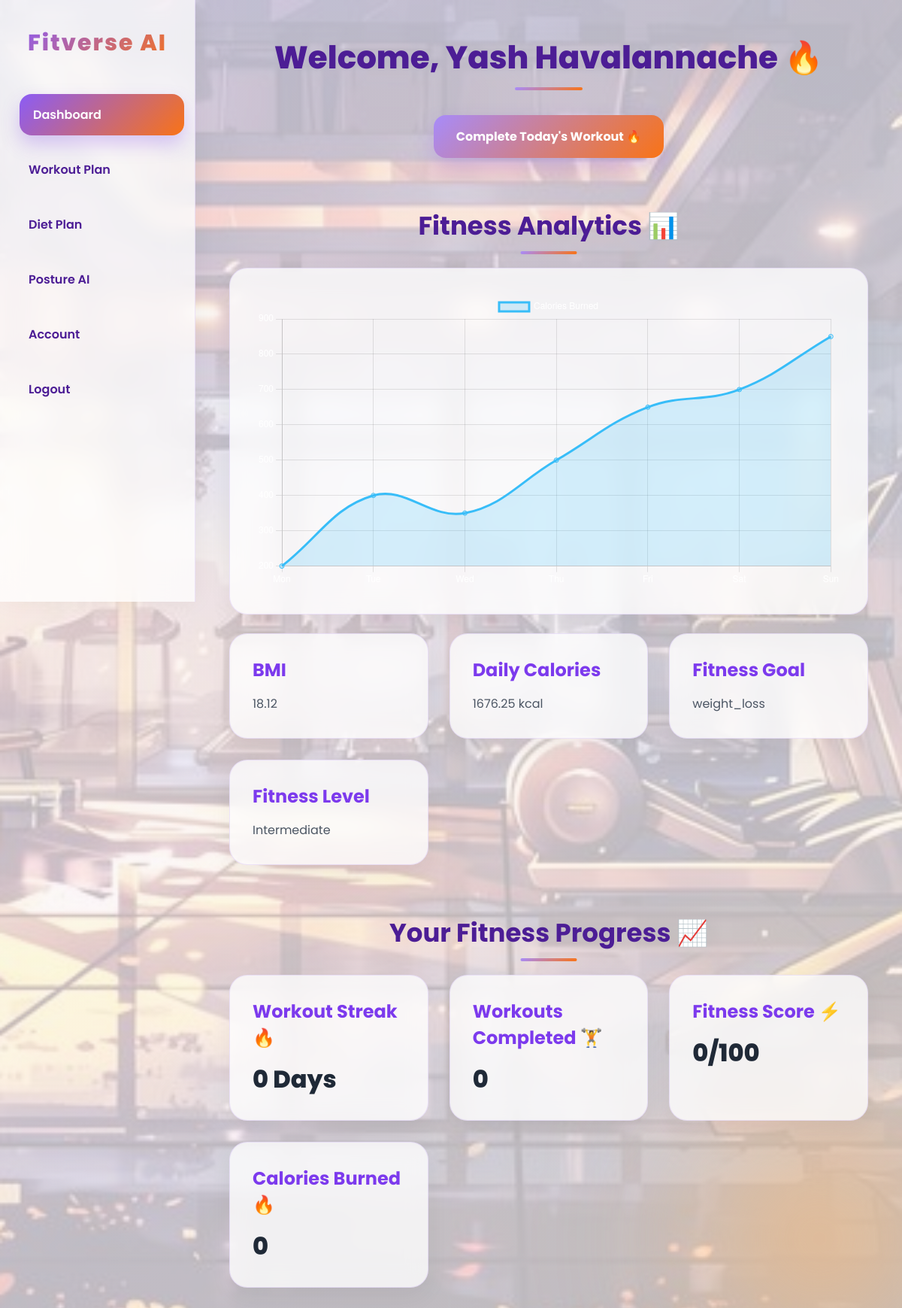
Page /dashboard (signed in) on the earlier database version.
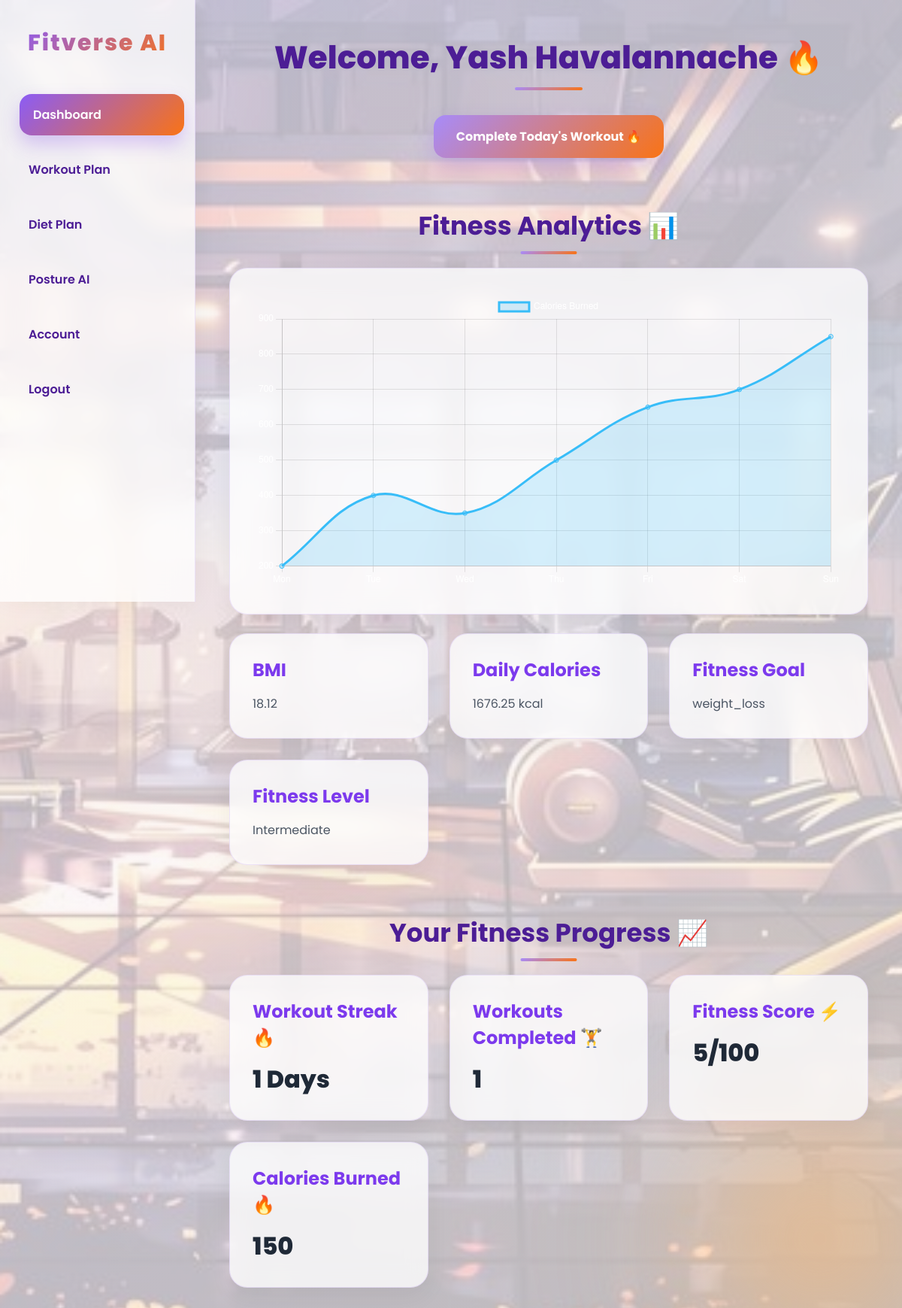
Same page on the later database version.
### models/user_model.py (models this page shows, shortened)
class User(db.Model):
    id = db.Column(db.Integer, primary_key=True)
    name = db.Column(db.String(100), nullable=False)
    age = db.Column(db.Integer, nullable=False)
    height = db.Column(db.Float, nullable=False)
    weight = db.Column(db.Float, nullable=False)
    goal = db.Column(db.String(100), nullable=False)
    level = db.Column(db.String(100), nullable=False)
    email = db.Column(db.String(100), unique=True, nullable=False)
    password = db.Column(db.String(100), nullable=False)
    profile_pic = db.Column(db.String(200), default=None)

### models/fitness_model.py (models this page shows)
class FitnessProgress(db.Model):
    id = db.Column(db.Integer, primary_key=True)
    user_id = db.Column(db.Integer, nullable=False)
    workouts_completed = db.Column(db.Integer, default=0)
    streak_days = db.Column(db.Integer, default=0)
    fitness_score = db.Column(db.Integer, default=50)
    calories_burned = db.Column(db.Integer, default=0)
    water_intake = db.Column(db.Float, default=0)
    sleep_hours = db.Column(db.Float, default=0)

### app.py (the view, shortened to what this page needs)
@app.route('/dashboard')
def dashboard():
    if 'user_id' not in session:
        return redirect(url_for('login'))
    user = User.query.get(session['user_id'])
    if not user:
        session.clear()
        return redirect(url_for('login'))
    progress = FitnessProgress.query.filter_by(user_id=user.id).first()
    bmi = calculate_bmi(user.weight, user.height)
    calories = calculate_calories(
        user.weight,
        user.height,
        user.age,
        user.goal
    )
    workout_plan = generate_workout(user.goal, user.level)
    diet_plan = generate_diet(user.goal)
    day = datetime.today().strftime("%A")
    today_diet = diet_plan.get(day)
    return render_template(
    'dashboard.html',
    user=user,
    bmi=bmi,
    calories=calories,
    workout_plan=workout_plan,
    diet_plan=diet_plan,
    today_diet=today_diet,
    day=day,
    progress=progress,
    active_page="dashboard"
)

### utils/bmi.py (called while the page is built)
def calculate_bmi(weight, height):
    height_in_meters = height / 100
    bmi = weight / (height_in_meters ** 2)
    return round(bmi, 2)

### utils/calorie.py (called while the page is built)
def calculate_calories(weight, height, age, goal):
    bmr = 10 * weight + 6.25 * height - 5 * age + 5
    if goal == "Weight Loss":
        calories = bmr - 300
    elif goal == "Muscle Gain":
        calories = bmr + 300
    else:
        calories = bmr
    return round(calories, 2)

### templates/dashboard.html (shortened to what this page needs)
<!DOCTYPE html>
<html lang="en">
<head>
    <link
    rel="stylesheet"
    href="{{ url_for('static', filename='css/dashboard.css') }}">
</head>
<body>
<div class="sidebar">
    <h2>Fitverse AI</h2>
    <ul>
        <li>
            <a href="/dashboard"
            class="{% if active_page == 'dashboard' %}active{% endif %}">
                Dashboard
            </a>
        </li>
        <li>
            <a href="/workout"
            class="{% if active_page == 'workout' %}active{% endif %}">
                Workout Plan
            </a>
        </li>
        <li>
            <a href="/diet"
            class="{% if active_page == 'diet' %}active{% endif %}">
                Diet Plan
            </a>
        </li>
        <li>
            <a href="/posture"
            class="{% if active_page == 'posture' %}active{% endif %}">
                Posture AI
            </a>
        </li>
        <li>
            <a href="/account"
            class="{% if active_page == 'account' %}active{% endif %}">
                Account
            </a>
        </li>
        <li>
            <a href="#"
            id="logoutBtn">
                Logout
            </a>
        </li>
    </ul>
</div>
<div class="main-content">
    <h1>
        Welcome, {{ user.name }} 🔥
    </h1>
    <form
    action="/complete_workout"
    method="POST">
        <button
        class="complete-btn"
        type="submit">
            Complete Today's Workout 🔥
        </button>
    </form>
    <div class="analytics-section">
        <h2>Fitness Analytics 📊</h2>
        <div class="chart-container">
            <canvas id="fitnessChart"></canvas>
        </div>
    </div>
    <div class="cards">
        <div class="card">
            <h2>BMI</h2>
            <p>{{ bmi }}</p>
        </div>
        <div class="card">
            <h2>Daily Calories</h2>
            <p>{{ calories }} kcal</p>
        </div>
        <div class="card">
            <h2>Fitness Goal</h2>
            <p>{{ user.goal }}</p>
        </div>
        <div class="card">
            <h2>Fitness Level</h2>
            <p>{{ user.level }}</p>
        </div>
    </div>
    <div class="progress-section">
        <h2>Your Fitness Progress 📈</h2>
        <div class="progress-cards">
            <div class="progress-card">
                <h3>Workout Streak 🔥</h3>
                <p>{{ progress.streak_days }} Days</p>
            </div>
            <div class="progress-card">
                <h3>Workouts Completed 🏋️</h3>
                <p>{{ progress.workouts_completed }}</p>
            </div>
            <div class="progress-card">
                <h3>Fitness Score ⚡</h3>
                <p>{{ progress.fitness_score }}/100</p>
            </div>
            <div class="progress-card">
                <h3>Calories Burned 🔥</h3>
                <p>{{ progress.calories_burned }}</p>
            </div>
        </div>
    </div>
</div>
<script>
const ctx =
document.getElementById('fitnessChart');
new Chart(ctx, {
    type: 'line',
    data: {
        labels: [
            'Mon',
            'Tue',
            'Wed',
            'Thu',
            'Fri',
            'Sat',
            'Sun'
        ],
        datasets: [{
            label: 'Calories Burned',
            data: [
                200,
                400,
                350,
                500,
                650,
                700,
                850
            ],
            borderColor: '#38bdf8',
            backgroundColor:
            'rgba(56,189,248,0.2)',
            tension: 0.4,
            fill: true
        }]
    },
    options: {
        responsive: true,
        plugins: {
            legend: {
                labels: {
                    color: 'white'
                }
            }
        },
        scales: {
            x: {
                ticks: {
                    color: 'white'
                }
            },
            y: {
                ticks: {
                    color: 'white'
                }
            }
        }
    }
});
</script>
</body>
</html>

### static/css/dashboard.css (style rules this page uses)
* { margin:0; padding:0; box-sizing:border-box; font-family:'Poppins', sans-serif; }
body { background:url("/static/images/allbg.jpeg") no-repeat center center fixed; background-size:cover; color:#1f2937; display:flex; min-height:100vh; overflow-x:hidden; }
body::before { content:""; position:fixed; inset:0; background:linear-gradient( 135deg, rgba(247,243,255,0.75), rgba(255,247,237,0.75) ); z-index:-5; }
body::after { content:""; position:fixed; bottom:-140px; right:-140px; width:500px; height:500px; background:radial-gradient(circle,#fdba74,transparent 60%); filter:blur(95px); z-index:-1; }
.sidebar { width:260px; height:100vh; position:fixed; left:0; top:0; background:rgba(255,255,255,0.75); backdrop-filter:blur(16px); border-right:1px solid rgba(124,58,237,0.12); padding:35px 20px; box-shadow:0 0 30px rgba(0,0,0,0.05); }
.sidebar h2 { text-align:center; font-size:30px; margin-bottom:45px; font-weight:800; letter-spacing:2px; background:linear-gradient( 135deg, #8b5cf6, #f97316 ); -webkit-background-clip:text; -webkit-text-fill-color:transparent; }
.sidebar ul { list-style:none; padding:0; }
.sidebar ul li { margin:18px 0; }
.sidebar ul li a { display:block; padding:15px 18px; text-decoration:none; color:#4c1d95; font-weight:600; border-radius:16px; transition:0.3s ease; }
.sidebar ul li a.active { background:linear-gradient( 135deg, #8b5cf6, #f97316 ); color:white; transform:translateX(6px); box-shadow: 0 12px 25px rgba(124,58,237,0.25); }
.main-content { margin-left:260px; width:100%; padding:45px; }
.main-content h1 { margin-bottom:45px; color:#4c1d95; font-size:42px; text-align:center; position:relative; font-weight:800; }
.main-content h1::after { content:""; width:90px; height:4px; background:linear-gradient( 135deg, #a78bfa, #f97316 ); position:absolute; left:50%; transform:translateX(-50%); bottom:-12px; border-radius:10px; }
.complete-btn { margin:0 auto 45px auto; padding:16px 30px; background:linear-gradient( 135deg, #a78bfa, #f97316 ); color:white; border:none; border-radius:16px; font-size:16px; font-weight:700; cursor:pointer; transition:0.3s; display:block; box-shadow: 0 12px 28px rgba(124,58,237,0.22); }
.workout-section, .diet-section, .progress-section, .analytics-section { margin-top:65px; }
.workout-section h2, .diet-section h2, .progress-section h2, .analytics-section h2 { text-align:center; margin-bottom:30px; color:#4c1d95; font-size:34px; position:relative; display:block; font-weight:700; }
.workout-section h2::after, .diet-section h2::after, .progress-section h2::after, .analytics-section h2::after { content:""; width:75px; height:4px; background:linear-gradient( 135deg, #a78bfa, #f97316 ); position:absolute; left:50%; transform:translateX(-50%); bottom:-12px; border-radius:10px; }
.cards, .workout-cards, .diet-cards, .progress-cards { display:grid; grid-template-columns: repeat(auto-fit,minmax(250px,1fr)); gap:28px; margin-top:25px; }
.card, .workout-card, .diet-card, .progress-card { background:rgba(255,255,255,0.78); border:1px solid rgba(124,58,237,0.12); border-radius:24px; padding:30px; backdrop-filter:blur(14px); transition:0.35s ease; box-shadow: 0 12px 30px rgba(0,0,0,0.05); }
.card h2, .workout-card h2, .diet-card h2, .progress-card h3 { color:#7c3aed; margin-bottom:14px; font-size:24px; font-weight:700; }
.card p, .workout-card p, .diet-card p { color:#4b5563; line-height:1.8; font-size:16px; }
.progress-card p { font-size:32px; font-weight:800; color:#1f2937; }
.chart-container { background:rgba(255,255,255,0.78); padding:35px; border-radius:24px; border:1px solid rgba(124,58,237,0.12); backdrop-filter:blur(14px); box-shadow: 0 12px 30px rgba(0,0,0,0.05); }
.chart-container canvas { width:100% !important; max-height:400px; }

Differences in the rows shown:
changed FitnessProgress: streak_days "0" → "1"; workouts_completed "0" → "1"; fitness_score "0" → "5"; calories_burned "0" → "150"
